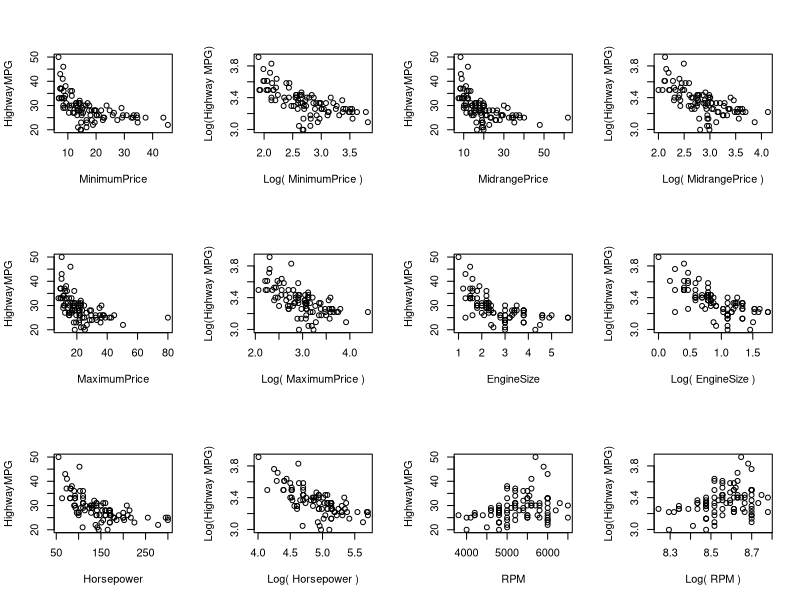
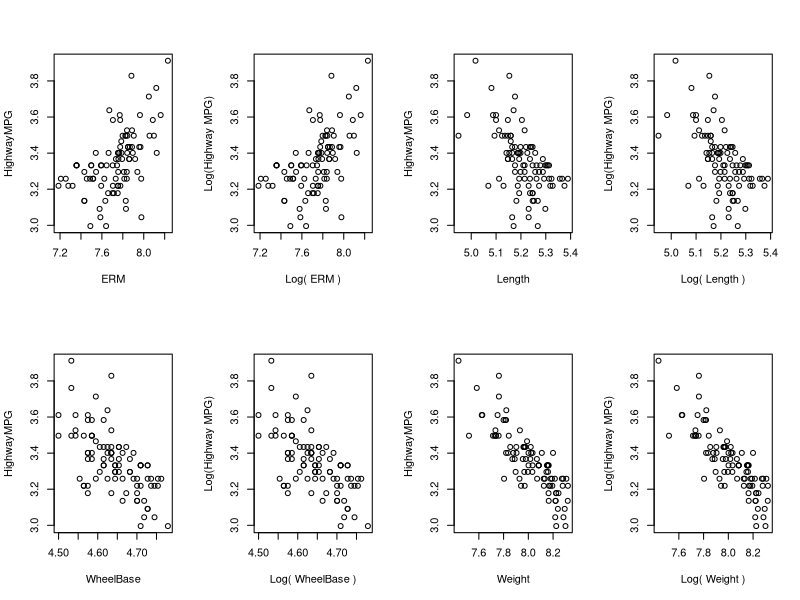
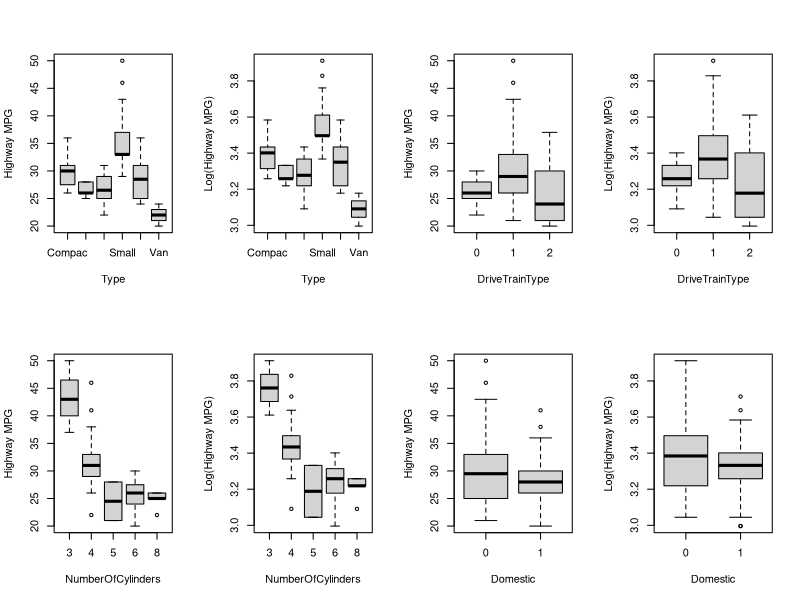

These figures' R source, in order: (Note: this script raises an error after producing the figures.)
#read csv
carsCsv = read.csv("93Cars_values.csv",sep = ';',stringsAsFactors=FALSE, dec=",")

namess = names(carsCsv)
highwayMpg <-carsCsv[[namess[8]]]
# STEP 1
par(mfrow=c(3,4))
for(i in list(4,5,6,12,13,14)){
  dta <- carsCsv[c(i,8)]
  plot(dta)
  dta <- log(carsCsv[c(i,8)])
  plot(dta,xlab=paste("Log(",namess[i],")"),ylab = "Log(Highway MPG)")
}

par(mfrow=c(2,4))
for(i in list(15,19,20,25)){
  dta <- log(carsCsv[c(i,8)])
  plot(dta)
  plot(dta,xlab=paste("Log(",namess[i],")"),ylab = "Log(Highway MPG)")
  
}

par(mfrow=c(2,4))
for(i in list(3,10,11,26)){
  dta <- carsCsv[c(i,8)]
  boxplot(carsCsv[[namess[8]]]~carsCsv[[namess[i]]],xlab=namess[i],ylab ="Highway MPG")
  boxplot(log(carsCsv[[namess[8]]])~carsCsv[[namess[i]]],xlab=namess[i],ylab = "Log(Highway MPG)")
  
}
#STEP @
#STEP 3

for (i in list(4,5,6,12,13,14,15,19,20,25)) { 
  
  spear<-cor.test(carsCsv[[namess[i]]],highwayMpg, method="spearman")
  pvalue <- spear$p.value
  estimate <- spear$estimate
  print(namess[i])
  print(pvalue)
  print(estimate) 
}


#STEP 4

for (i in list(3,10,11,16,18,26)) {
  print(namess[i])
  print(summary(aov(cityMpg~factor(carsCsv[[namess[i]]]))))
  print(summary(aov(log(cityMpg)~factor(carsCsv[[namess[i]]]))))
}